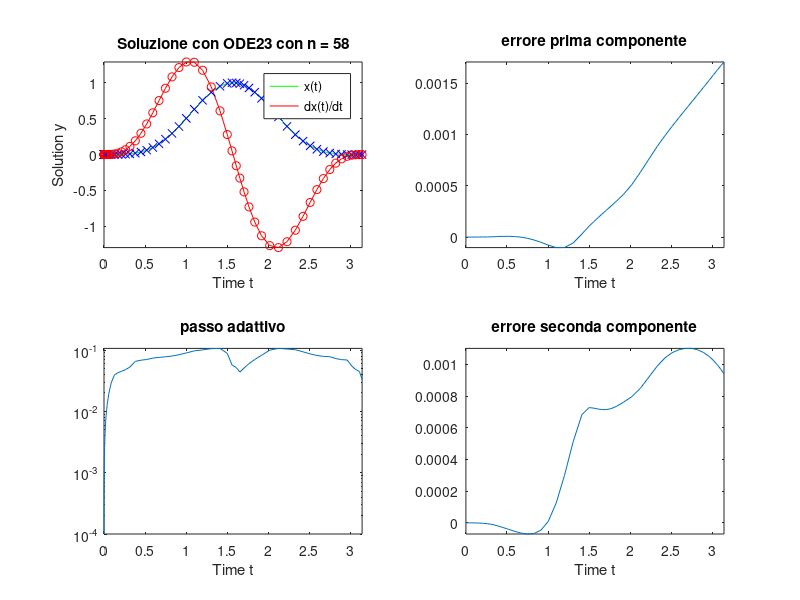

Source code (MATLAB):
%% Equazione di van der pol
%% x'' - mu * (1 - x^2) * x' + x = 0
%%
%% forzante
%% f(t) = y''(1,t) - mu * (1 - y(1, t) ^ 2) + y(1, t) = 0
%%
%% le pongo uguali visto che sono entrambe uguali a zero
%% x'' - mu * (1 - x^2) * x' + x = y''(1,t) - mu * (1 - y(1, t) ^ 2) + y(1, t)
%%
%% le riscrivo come segue
%% x'' - mu * (1 - x^2) * x' + x = f(t)
%%
%% porto al secono membro
%% x'' = f(t) - mu * (1 - x^2) * x' + x
%%
%% sistema di equazioni
%% equazione del secondo ordine
%% y'' = mu * (1 - y^2) * y' - y + f
%%
%% sistema del primo ordine
%% d y(1)  / dt = y(2)
%% d y(2)  / dt = mu * (1 - y(1)^2) * y(2) - y(1) + f
%%
%% soluzione esatta (scelta arbitrariamente)
%%
%% y (t, 1)  = sin (t) .^ 4
%% y (t, 2)  = y' (t, 1) = 4 * sin (t) .^ 3 .* cos (t)
%% y'(t, 2)  = y''(t, 1) = 4 * (3 * sin (t) ^ 2 * cos (t) ^2 - sin (t) ^ 4)

clc
clear all
close all
figure
tspan = [0;pi];

x   = @(t) sin (t) .^ 4;
xp  = @(t) 4 * sin (t) .^ 3 .* cos (t);
xpp = @(t) 4 * (3 * sin (t) .^ 2 .* cos (t) .^2 - sin (t) .^ 4);
mu  = 1;
f   = @(t) xpp(t) - mu * (1 - x(t).^2) .* xp(t) + x(t);
vdp = @(t, y) [y(2); mu*(1-y(1)^2)*y(2)-y(1)+f(t)];

[t, y] = ode23 (vdp, tspan, [x(0); xp(0)], odeset ('AbsTol', 1e-4));

subplot(2,2,1)
plot (t, x(t),'g', t, xp(t),'r', t, y(:, 1), 'xb', t, y(:, 2), 'or')
title (['Soluzione con ODE23 con n = ',int2str(length(t))])
xlabel('Time t');
ylabel('Solution y');
legend('x(t)','dx(t)/dt')
axis([tspan(1) tspan(2) -inf inf])

subplot(2,2,2)
plot (t, x(t) - y(:, 1))
title ('errore prima componente')
xlabel('Time t');
axis([tspan(1) tspan(2) -inf inf])

subplot(2,2,4)
plot (t, xp(t) - y(:, 2))
title ('errore seconda componente')
xlabel('Time t');
axis([tspan(1) tspan(2) -inf inf])

subplot(2,2,3)
semilogy (t(2:end), diff (t))
title ('passo adattivo')
xlabel('Time t');
axis([tspan(1) tspan(2) -inf inf])